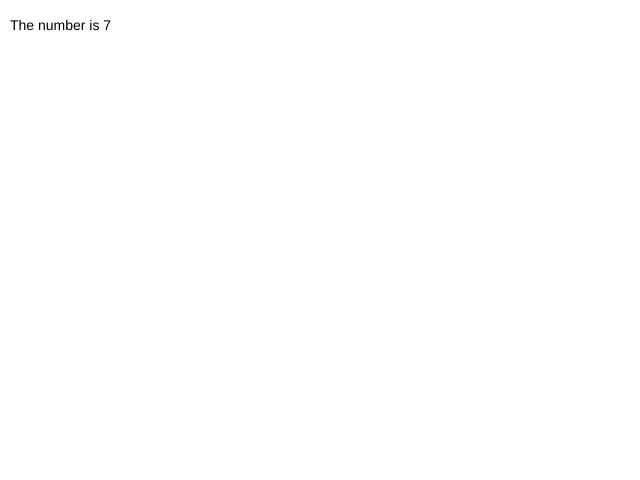
Frame 1 (no input)
Frame 60 (no input): identical to frame 1, image omitted
Frame 120 (the mouse pressed at the canvas centre since frame 60): identical to frame 1, image omitted

The p5.js sketch that drew this single still picture (run headless with seeded random() and noise() and a simulated clock; from frame 60 on, the mouse is pressed at the canvas centre):

// p5.js sketch
// ── sketch.js
var num;

function setup() {
    createCanvas(640, 480);
    num = 5 + 2;
    textSize(14);
    text("The number is " + num, 10, 30);   
}

function draw() {
    // draw nothing
    
}
